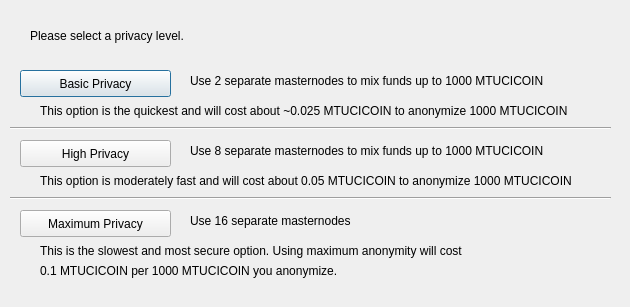
<?xml version="1.0" encoding="UTF-8"?>
<ui version="4.0">
 <class>DarksendConfig</class>
 <widget class="QDialog" name="DarksendConfig">
  <property name="geometry">
   <rect>
    <x>0</x>
    <y>0</y>
    <width>630</width>
    <height>307</height>
   </rect>
  </property>
  <property name="windowTitle">
   <string>Configure Darksend</string>
  </property>
  <widget class="QPushButton" name="buttonBasic">
   <property name="geometry">
    <rect>
     <x>20</x>
     <y>70</y>
     <width>151</width>
     <height>27</height>
    </rect>
   </property>
   <property name="text">
    <string>Basic Privacy</string>
   </property>
  </widget>
  <widget class="QPushButton" name="buttonHigh">
   <property name="geometry">
    <rect>
     <x>20</x>
     <y>140</y>
     <width>151</width>
     <height>27</height>
    </rect>
   </property>
   <property name="text">
    <string>High Privacy</string>
   </property>
  </widget>
  <widget class="QPushButton" name="buttonMax">
   <property name="geometry">
    <rect>
     <x>20</x>
     <y>210</y>
     <width>151</width>
     <height>27</height>
    </rect>
   </property>
   <property name="text">
    <string>Maximum Privacy</string>
   </property>
  </widget>
  <widget class="QLabel" name="label">
   <property name="geometry">
    <rect>
     <x>30</x>
     <y>20</y>
     <width>571</width>
     <height>31</height>
    </rect>
   </property>
   <property name="text">
    <string>Please select a privacy level.</string>
   </property>
  </widget>
  <widget class="QLabel" name="label_2">
   <property name="geometry">
    <rect>
     <x>190</x>
     <y>70</y>
     <width>421</width>
     <height>21</height>
    </rect>
   </property>
   <property name="text">
    <string>Use 2 separate masternodes to mix funds up to 1000 MTUCICOIN</string>
   </property>
  </widget>
  <widget class="QLabel" name="label_3">
   <property name="geometry">
    <rect>
     <x>190</x>
     <y>140</y>
     <width>411</width>
     <height>21</height>
    </rect>
   </property>
   <property name="text">
    <string>Use 8 separate masternodes to mix funds up to 1000 MTUCICOIN</string>
   </property>
  </widget>
  <widget class="QLabel" name="label_4">
   <property name="geometry">
    <rect>
     <x>190</x>
     <y>210</y>
     <width>421</width>
     <height>21</height>
    </rect>
   </property>
   <property name="text">
    <string>Use 16 separate masternodes</string>
   </property>
  </widget>
  <widget class="QLabel" name="label_6">
   <property name="geometry">
    <rect>
     <x>40</x>
     <y>100</y>
     <width>561</width>
     <height>21</height>
    </rect>
   </property>
   <property name="text">
    <string>This option is the quickest and will cost about ~0.025 MTUCICOIN to anonymize 1000 MTUCICOIN</string>
   </property>
  </widget>
  <widget class="QLabel" name="label_7">
   <property name="geometry">
    <rect>
     <x>40</x>
     <y>170</y>
     <width>561</width>
     <height>21</height>
    </rect>
   </property>
   <property name="text">
    <string>This option is moderately fast and will cost about 0.05 MTUCICOIN to anonymize 1000 MTUCICOIN</string>
   </property>
  </widget>
  <widget class="QLabel" name="label_8">
   <property name="geometry">
    <rect>
     <x>40</x>
     <y>240</y>
     <width>561</width>
     <height>21</height>
    </rect>
   </property>
   <property name="text">
    <string>This is the slowest and most secure option. Using maximum anonymity will cost</string>
   </property>
  </widget>
  <widget class="QLabel" name="label_9">
   <property name="geometry">
    <rect>
     <x>40</x>
     <y>260</y>
     <width>561</width>
     <height>21</height>
    </rect>
   </property>
   <property name="text">
    <string>0.1 MTUCICOIN per 1000 MTUCICOIN you anonymize.</string>
   </property>
  </widget>
  <widget class="Line" name="line">
   <property name="geometry">
    <rect>
     <x>10</x>
     <y>120</y>
     <width>601</width>
     <height>16</height>
    </rect>
   </property>
   <property name="orientation">
    <enum>Qt::Horizontal</enum>
   </property>
  </widget>
  <widget class="Line" name="line_2">
   <property name="geometry">
    <rect>
     <x>10</x>
     <y>190</y>
     <width>601</width>
     <height>16</height>
    </rect>
   </property>
   <property name="orientation">
    <enum>Qt::Horizontal</enum>
   </property>
  </widget>
 </widget>
 <resources/>
 <connections/>
</ui>
